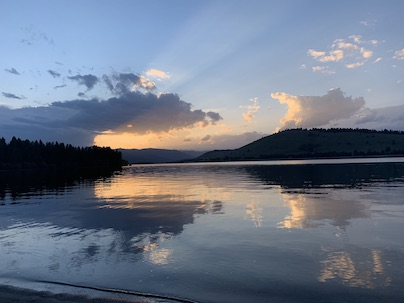
#> input picture images/madison.jpg, 404 x 303 px
$ python image-histogram-color.py --image ../images/madison.jpg
#> lines starting #> are read from the running program, lines starting #| are printed output that depends on the picture
# USAGE
# python color_histograms.py --image ../images/madison.jpg

# import the necessary packages
from matplotlib import pyplot as plt
import argparse
import imutils
import cv2

# construct the argument parser and parse the arguments
ap = argparse.ArgumentParser()
ap.add_argument("-i", "--image", required=True,
	help="path to the image")
args = vars(ap.parse_args())

# load the input image from disk
image = cv2.imread(args["image"])
#> image is the input picture: shape (303, 404, 3); mean B, G, R 134.9, 118.1, 108.1

# split the image into its respective channels, then initialize the
# tuple of channel names along with our figure for plotting
chans = cv2.split(image)
colors = ("b", "g", "r")
plt.figure()
plt.title("'Flattened' Color Histogram")
plt.xlabel("Bins")
plt.ylabel("# of Pixels")

# loop over the image BGR channels
for (chan, color) in zip(chans, colors):
	# create a histogram for the current channel and plot it
	# [chan] = BG or R to compute, [0] 0th channel...each only has 1, None =mask, 256=bins, 0 to 256 values
	hist = cv2.calcHist([chan], [0], None, [256], [0, 256])
	plt.plot(hist, color=color)
	plt.xlim([0, 256])
#> this loop made 3 passes
#> color on passes 1 to 3: 'b', 'g', 'r'

# create a new figure and then plot a 2D color histogram for the
# green and blue channels
fig = plt.figure()
ax = fig.add_subplot(131)
hist = cv2.calcHist([chans[1], chans[0]], [0, 1], None, [32, 32],
	[0, 256, 0, 256])
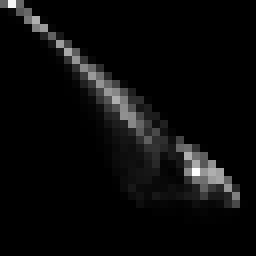
#> hist: shape (32, 32) float32 (shown 8 times larger); min 0, max 2736, mean 119.5; drawn with min black and max white
p = ax.imshow(hist, interpolation="nearest")
ax.set_title("2D Color Histogram for G and B")
plt.colorbar(p)

# plot a 2D color histogram for the green and red channels
ax = fig.add_subplot(132)
hist = cv2.calcHist([chans[1], chans[2]], [0, 1], None, [32, 32],
	[0, 256, 0, 256])
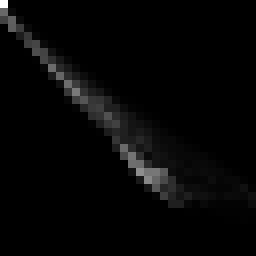
#> hist: shape (32, 32) float32 (shown 8 times larger); min 0, max 4843, mean 119.5; drawn with min black and max white
p = ax.imshow(hist, interpolation="nearest")
ax.set_title("2D Color Histogram for G and R")
plt.colorbar(p)

# plot a 2D color histogram for blue and red channels
ax = fig.add_subplot(133)
hist = cv2.calcHist([chans[0], chans[2]], [0, 1], None, [32, 32],
	[0, 256, 0, 256])
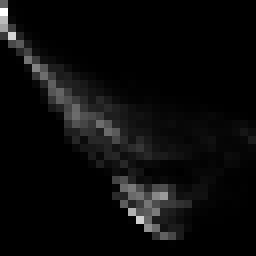
#> hist: shape (32, 32) float32 (shown 8 times larger); min 0, max 2695, mean 119.5; drawn with min black and max white
p = ax.imshow(hist, interpolation="nearest")
ax.set_title("2D Color Histogram for B and R")
plt.colorbar(p)

# finally, let's examine the dimensionality of one of the 2D
# histograms
print("2D histogram shape: {}, with {} values".format(
	hist.shape, hist.flatten().shape[0]))
#| 2D histogram shape: (32, 32), with 1024 values

# our 2D histogram could only take into account 2 out of the 3
# channels in the image so now let's build a 3D color histogram
# (utilizing all channels) with 8 bins in each direction -- we
# can't plot the 3D histogram, but the theory is exactly like
# that of a 2D histogram, so we'll just show the shape of the
# histogram
hist = cv2.calcHist([image], [0, 1, 2],
	None, [8, 8, 8], [0, 256, 0, 256, 0, 256])
print("3D histogram shape: {}, with {} values".format(
	hist.shape, hist.flatten().shape[0]))
#| 3D histogram shape: (8, 8, 8), with 512 values

# display the original input image
plt.figure()
plt.axis("off")
plt.imshow(imutils.opencv2matplotlib(image))

# show our plots
plt.show()
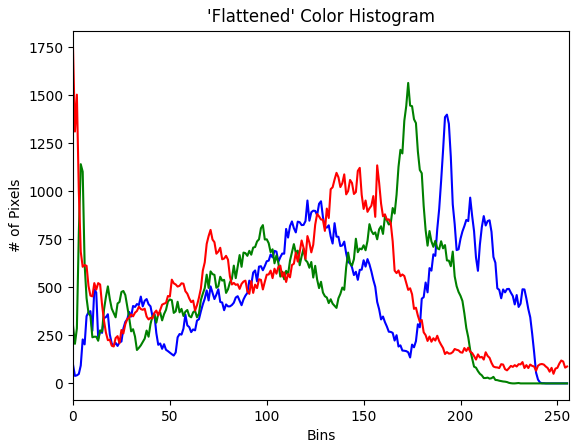
#> figure drawn by matplotlib, 1 panel; curve peaks at x = 193, y = 1399; curve peaks at x = 173, y = 1564; curve peaks at x = 0, y = 1749
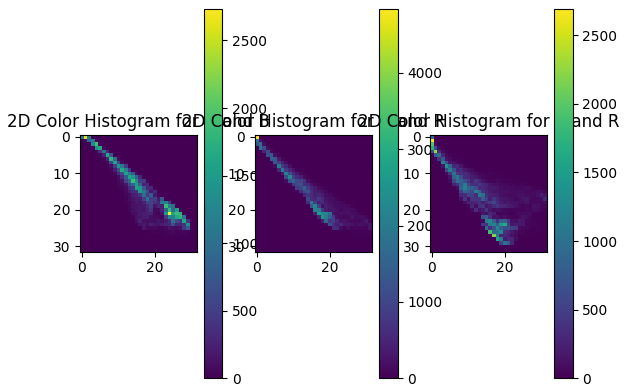
#> figure drawn by matplotlib, 6 panels

$ run again, with images/avery.jpg copied over images/madison.jpg
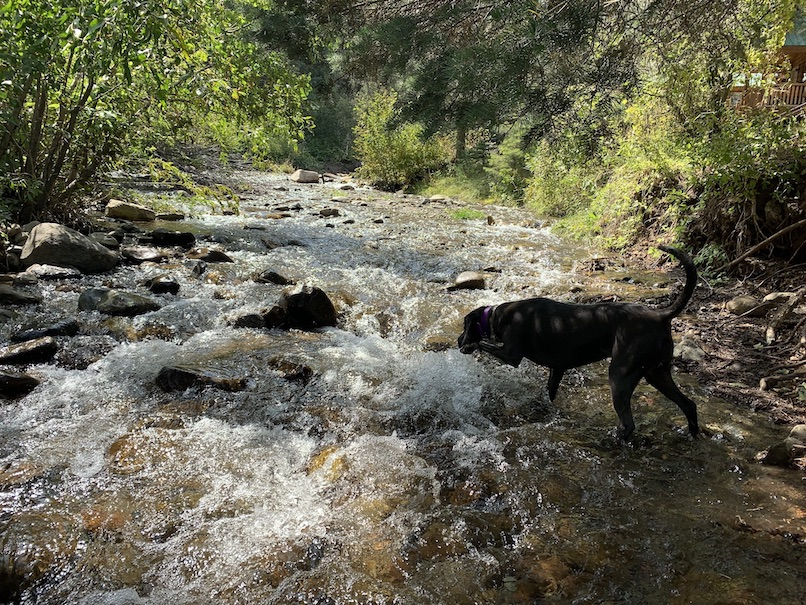
#> input picture images/avery.jpg, 806 x 605 px
#> image is the input picture: shape (605, 806, 3); mean B, G, R 80.2, 98.9, 100.3
#> the loop `for (chan, color) in zip(chans, colors):` made 3 passes
#> color on passes 1 to 3: 'b', 'g', 'r'
#> `hist = cv2.calcHist([chans[0], chans[2]], [0, 1], None, [32, 32], [0, ..`:
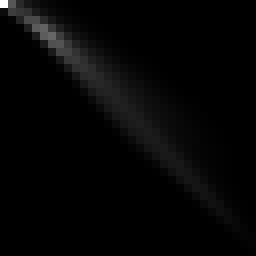
#> hist: shape (32, 32) float32 (shown 8 times larger); min 0, max 21891, mean 476.2; drawn with min black and max white
#| 2D histogram shape: (32, 32), with 1024 values
#| 3D histogram shape: (8, 8, 8), with 512 values
#> `plt.show()`:
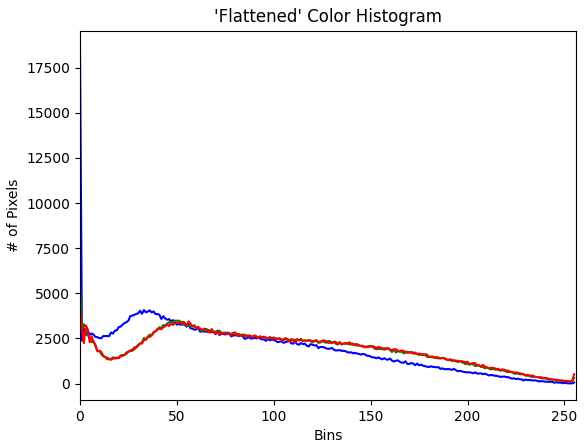
#> figure drawn by matplotlib, 1 panel; curve peaks at x = 0, y = 18619; curve peaks at x = 0, y = 5547; curve peaks at x = 0, y = 4164

$ run again, with images/moon.jpg copied over images/madison.jpg
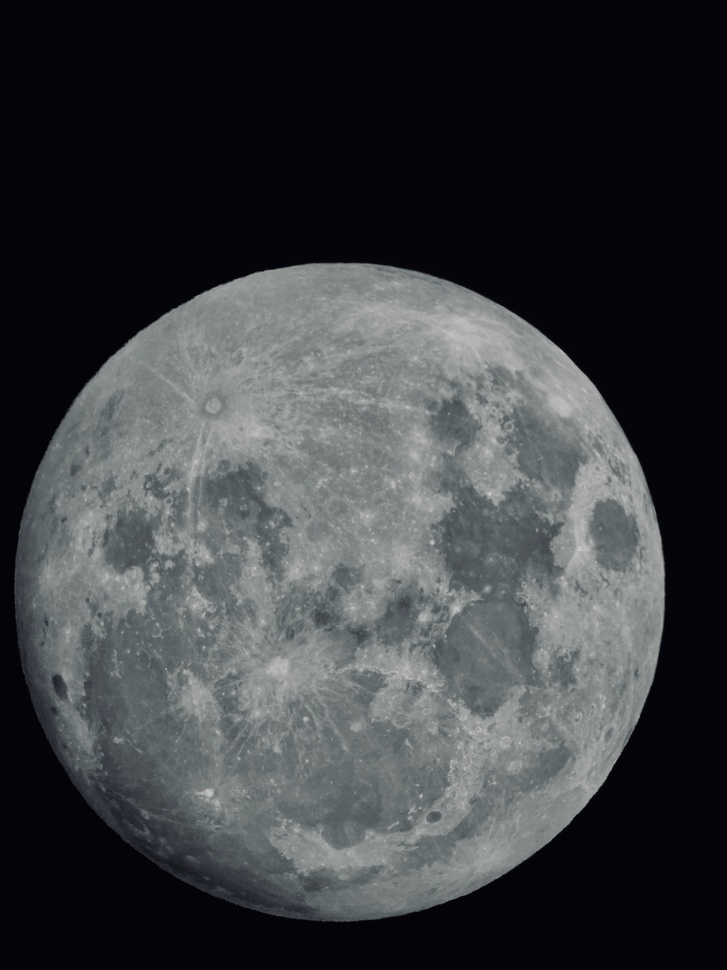
#> input picture images/moon.jpg, 727 x 970 px, shrunk from 3024 x 4032 before the run
#> image is the input picture: shape (970, 727, 3); mean B, G, R 64.2, 61.3, 59.2
#> the loop `for (chan, color) in zip(chans, colors):` made 3 passes
#> color on passes 1 to 3: 'b', 'g', 'r'
#> `hist = cv2.calcHist([chans[1], chans[0]], [0, 1], None, [32, 32], [0, ..`:
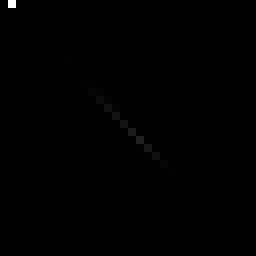
#> hist: shape (32, 32) float32 (shown 8 times larger); min 0, max 363986, mean 688.7; drawn with min black and max white
#| 2D histogram shape: (32, 32), with 1024 values
#| 3D histogram shape: (8, 8, 8), with 512 values
#> `plt.show()`:
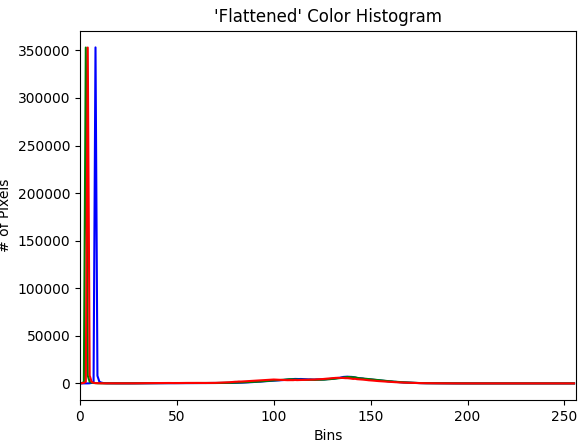
#> figure drawn by matplotlib, 1 panel; curve peaks at x = 8, y = 353164; curve peaks at x = 3, y = 353043; curve peaks at x = 4, y = 353036

$ run again, with images/yellowstone-grand-can.jpg copied over images/madison.jpg
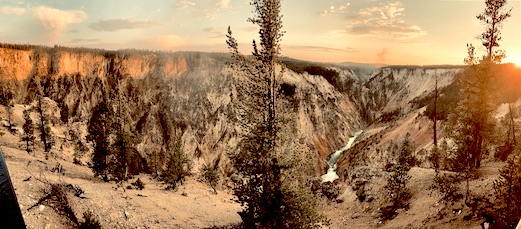
#> input picture images/yellowstone-grand-can.jpg, 521 x 229 px
#> image is the input picture: shape (229, 521, 3); mean B, G, R 87.7, 121.6, 157.5
#> the loop `for (chan, color) in zip(chans, colors):` made 3 passes
#> color on passes 1 to 3: 'b', 'g', 'r'
#> `hist = cv2.calcHist([chans[0], chans[2]], [0, 1], None, [32, 32], [0, ..`:
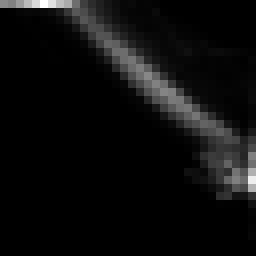
#> hist: shape (32, 32) float32 (shown 8 times larger); min 0, max 2151, mean 116.5; drawn with min black and max white
#| 2D histogram shape: (32, 32), with 1024 values
#| 3D histogram shape: (8, 8, 8), with 512 values
#> `plt.show()`:
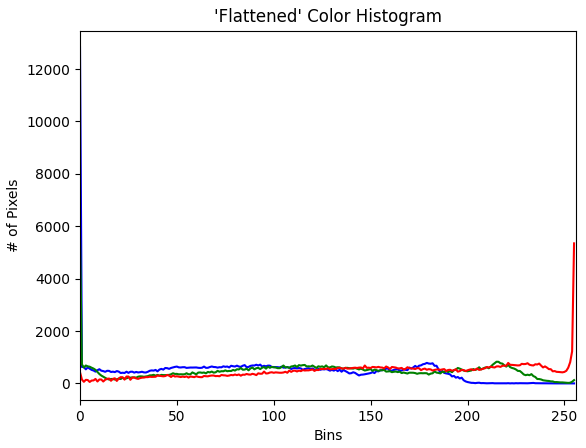
#> figure drawn by matplotlib, 1 panel; curve peaks at x = 0, y = 12828; curve peaks at x = 0, y = 5565; curve peaks at x = 255, y = 5347
